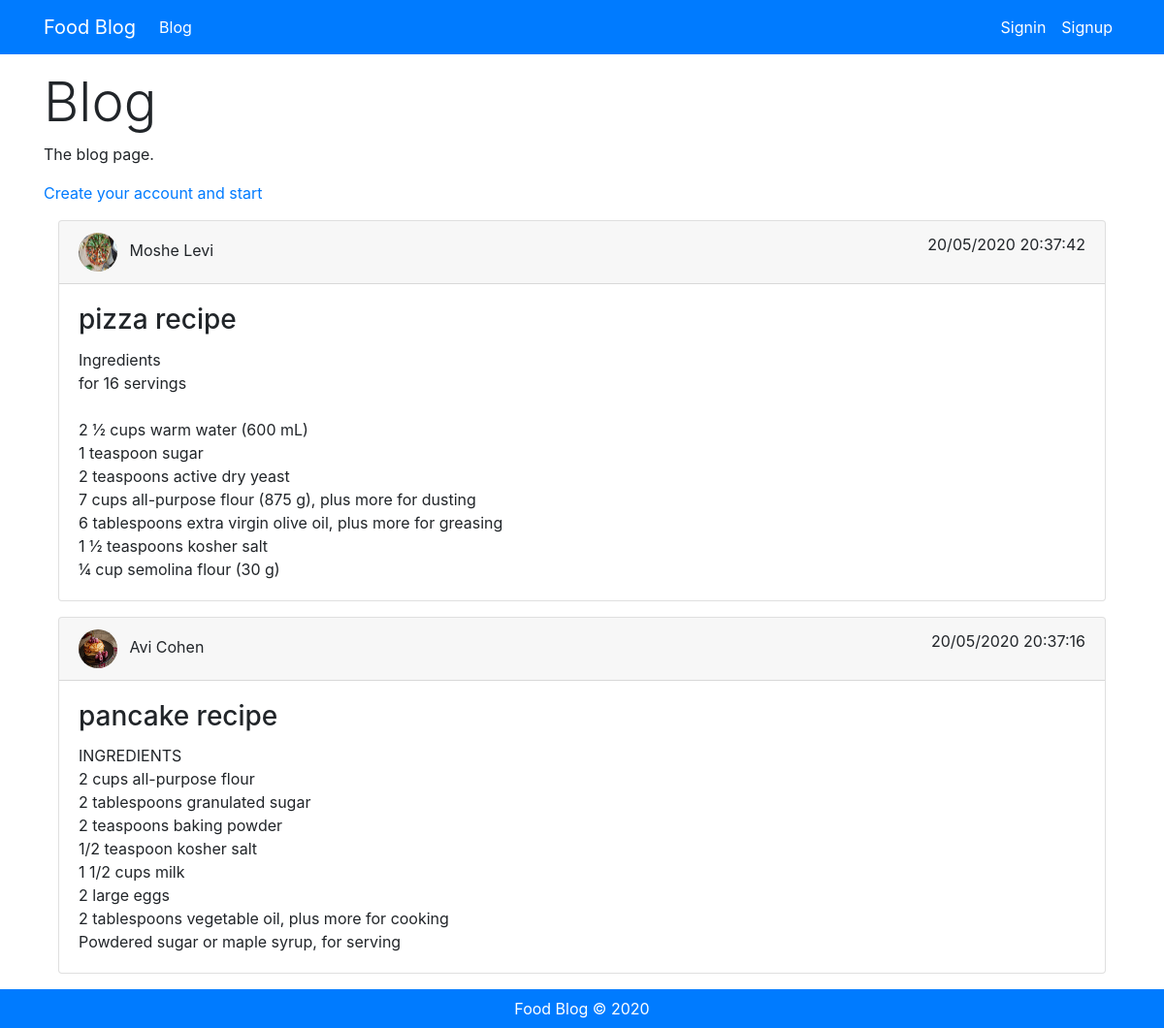
Page /food-blog/blog.php on the committed database.
### tables this page shows
CREATE TABLE `posts` (
  `id` int(11) NOT NULL,
  `user_id` int(11) NOT NULL,
  `title` varchar(255) NOT NULL,
  `article` text NOT NULL,
  `date` datetime NOT NULL
);

CREATE TABLE `users_profile` (
  `id` int(11) NOT NULL,
  `user_id` int(11) NOT NULL,
  `profile_image` varchar(255) NOT NULL
);

CREATE TABLE `users` (
  `id` int(11) NOT NULL,
  `name` varchar(255) NOT NULL,
  `email` varchar(255) NOT NULL,
  `password` varchar(255) NOT NULL
);

### food-blog/app/helpers.php (called while the page is built, shortened)
<?php
if (!function_exists('user_auth')) {
  function user_auth()
  {
    $auth = false;
    return $auth;
  }
}

### food-blog/blog.php (the view, shortened to what this page needs)
<?php
require_once 'app/helpers.php';
$link = mysqli_connect(MYSQL_HOST, MYSQL_USER, MYSQL_PWD, MYSQL_DB);
mysqli_query($link, "SET NAMES utf8");
$sql = "SELECT u.name,up.profile_image,p.*,DATE_FORMAT(p.date, '%d/%m/%Y %H:%i:%s') pdate FROM posts p
JOIN users u ON u.id = p.user_id
JOIN users_profile up ON u.id = up.user_id
ORDER BY p.date DESC";
$result = mysqli_query($link, $sql);
?>
<?php include 'tpl/header.php'; ?>
<main class="min-height-900">
    <div class="container">
        <section id="header-content">
            <div class="row">
                <div class="col-12 mt-3">
                    <h1 class="display-4">Blog</h1>
                    <p>The blog page.</p>
                    <p>
                        <?php if (user_auth()) : ?>
                        <a class="btn btn-primary" href="add_post.php">
                            <i class="fas fa-plus-circle"></i>
                            Add Post
                        </a>
                        <?php else : ?>
                        <a href="signup.php">Create your account and start</a>
                        <?php endif; ?>
                    </p>
                </div>
            </div>
        </section>
        <?php if ($result && mysqli_num_rows($result) > 0) : ?>
        <section id="main-content">
            <div class="post">
                <?php while ($post = mysqli_fetch_assoc($result)) : ?>
                <div class="col-12 mb-3">
                    <div class="card">
                        <div class="card-header">
                            <img class="rounded-circle mr-2" width="40" height="40"
                                src="images/<?= $post['profile_image'] ?>" alt="">
                            <span><?= $post['name']; ?></span>
                            <span class="float-right"><?= $post['pdate']; ?></span>
                        </div>
                        <div class="card-body">
                            <h3 class="card-title"><?= $post['title']; ?></h3>
                            <p class="card-text">
                                <?= str_replace("\n", '<br>', $post['article']); ?>
                            </p>
                        </div>
                    </div>
                </div>
                <?php endwhile; ?>
            </div>
        </section>
        <?php endif; ?>
    </div>
</main>
<?php include 'tpl/footer.php'; ?>

### food-blog/css/style.css (style rules this page uses)
.min-height-900 { min-height: 900px; }

### rows in the picture
posts: users_profile.profile_image (picture), user.name "Moshe Levi", pdate "20/05/2020 20:37:42", title "pizza recipe", article "Ingredients for 16 servings 2 ½ cups warm water (600 mL) 1 teaspoon sugar 2 teaspoons active dry yeast 7 cups all-purpose flour (875 g), plus more for dusting 6 tablespoons extra virgin olive oil, plus more for greasing 1 ½ teaspoons kosher salt ¼ cup semolina flour (30 g)"
posts: users_profile.profile_image (picture), user.name "Avi Cohen", pdate "20/05/2020 20:37:16", title "pancake recipe", article "INGREDIENTS 2 cups all-purpose flour 2 tablespoons granulated sugar 2 teaspoons baking powder 1/2 teaspoon kosher salt 1 1/2 cups milk 2 large eggs 2 tablespoons vegetable oil, plus more for cooking Powdered sugar or maple syrup, for serving"
